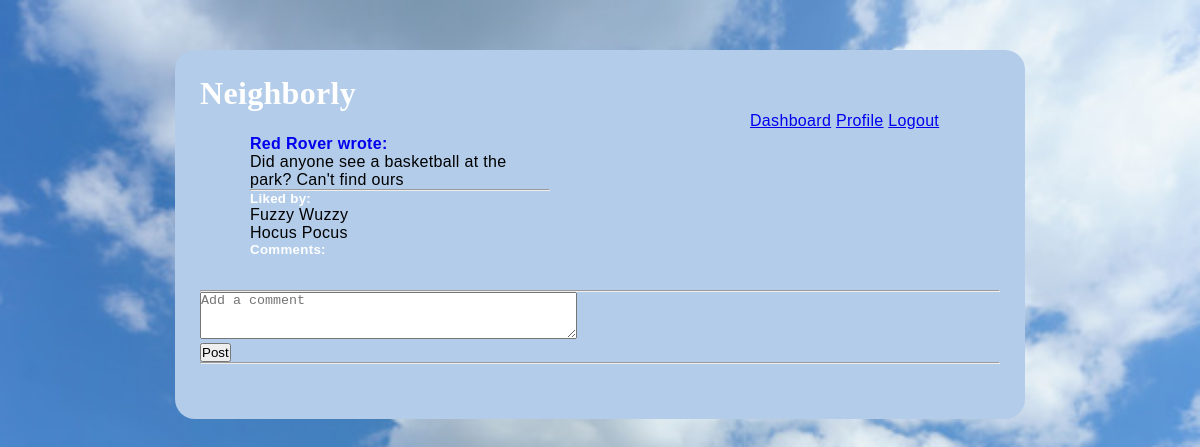
Page /post/details/5 (signed in) on the earlier database version.
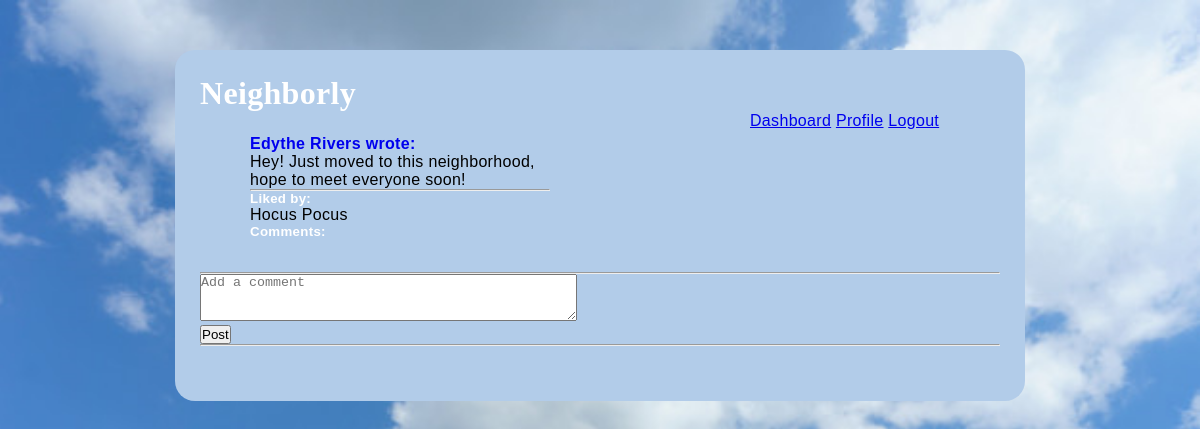
Same page on the later database version.
### models.py (models this page shows, shortened)
class User(db.Model):
    __tablename__ = "users"
    id = db.Column(db.Integer, primary_key=True)
    first_name = db.Column(db.String(45))
    last_name = db.Column(db.String(45))
    email = db.Column(db.String(255))
    address_id = db.Column(db.Integer, db.ForeignKey('addresses.id', ondelete='cascade'))
    address = db.relationship('Address', foreign_keys=[address_id])
    password_hash=db.Column(db.String(255))
    likes_sent = db.relationship('Post', secondary=likes_table, passive_deletes=True)
    all_post = db.relationship('Post', back_populates="user", cascade="all, delete, delete-orphan")
    all_event = db.relationship('Event', back_populates="user", cascade="all, delete, delete-orphan")
    post_comments = db.relationship('Post_comment', back_populates="user", cascade="all, delete, delete-orphan")
    event_comments = db.relationship('Event_comment', back_populates="user", cascade="all, delete, delete-orphan")
    created_at = db.Column(db.DateTime, server_default = func.now())
    updated_at = db.Column(db.DateTime, server_default = func.now(), onupdate = func.now())
    @property
    def full_name(self):
        return self.first_name + ' ' + self.last_name

class Post(db.Model):
    __tablename__ = "posts"
    id = db.Column(db.Integer, primary_key=True)
    message = db.Column(db.String(255))
    user_id = db.Column(db.Integer, db.ForeignKey('users.id', ondelete='cascade'))
    user = db.relationship('User', foreign_keys=[user_id])
    likes_rec = db.relationship('User', secondary=likes_table, passive_deletes=True)
    all_comment = db.relationship('Post_comment', back_populates="post", cascade="all, delete, delete-orphan")
    created_at = db.Column(db.DateTime, server_default = func.now())
    updated_at = db.Column(db.DateTime, server_default = func.now(), onupdate = func.now())

### controller.py (the view)
def post_details(post_id):
    if 'user_id' not in session:
        return redirect("/")
    post = Post.query.get(post_id)
    user = User.query.filter_by(id = post.user_id).all()
    comment = Post_comment.query.filter_by(post_id = int(post_id)).all()
    return render_template("post_details.html", post = post, all_users = user, all_comments = comment)

### templates/post_details.html (shortened to what this page needs)
<!DOCTYPE html>
<html lang="en">
<head>
    <link rel="stylesheet" type="text/css" href="{{ url_for('static', filename='style1.css') }}">
</head>
<body>
    <div class="container_dashboard">
        <h1>Neighborly</h1>
        <div class="navigation">
            <a href="/dashboard">Dashboard</a>
            <a href="/my_profile">Profile</a>
            <a href="/logout">Logout</a>
        </div>
        <div class="post-details">
            {% for user in all_users %}
                <h4><a href="/neighbors/profile/{{user.id}}"> {{user.full_name}} wrote:</a></h4>
            {% endfor %}
            <blockquote>
                {{ post.message }}
            </blockquote>
            <hr>
            <h5>Liked by:</h5>
            <ul>
                {% for user in post.likes_rec %}
                    <li>{{ user.first_name }} {{ user.last_name }}</li>
                {% endfor %}
            </ul>
            <h5>Comments:</h5>
        </div>
        <hr>
        <form action="/add/post_comment/{{post.id}}", method="POST">
            <p><textarea name="message"  cols="45" rows="3" placeholder="Add a comment"></textarea></p>
            <input type="submit" value="Post">
        </form>
        <hr>
    </div>
</body>
</html>

Differences in the rows shown:
removed User: full_name "Red Rover", shown under "Neighborly"
removed User: first_name "Fuzzy", last_name "Wuzzy", shown under "Liked by:"
added User: full_name "Edythe Rivers", shown under "Neighborly"
changed Post: message "Did anyone see a basketball at the park? Can't find ours" → "Hey! Just moved to this neighborhood, hope to meet everyone soon!"
